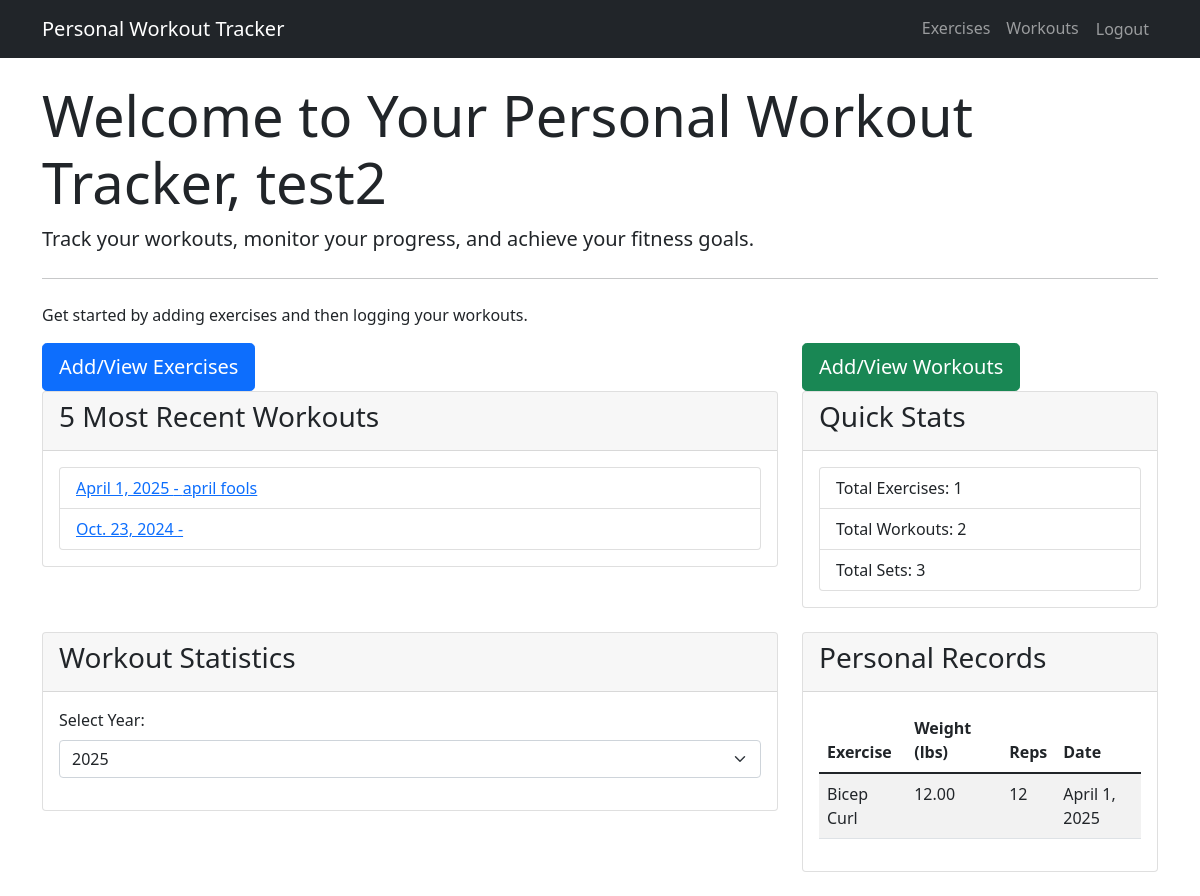
The page /project/ (signed in) on the database its author committed.
### project/models.py (models this page shows, shortened)
class WorkoutSession(models.Model):
    user = models.ForeignKey(User, on_delete=models.CASCADE)  # Changed from Profile to User
    date = models.DateField()  # When the workout was performed
    notes = models.TextField(blank=True, null=True)  # Optional notes about the workout session

class Exercise(models.Model):
    name = models.CharField(max_length=100)  # Name of the exercise (e.g., "Bench Press", "Squats")
    muscle_group = models.CharField(max_length=50)  # Primary muscle group targeted (e.g., "Chest", "Legs")
    equipment = models.CharField(max_length=50)  # Equipment needed (e.g., "Dumbbell", "Barbell", "Bodyweight")
    user = models.ForeignKey(User, on_delete=models.CASCADE, null=True, blank=True)

class Set(models.Model):
    workout_entry = models.ForeignKey(WorkoutEntry, on_delete=models.CASCADE, related_name='sets')
    reps = models.PositiveIntegerField()  # Number of repetitions for this set
    set_number = models.PositiveIntegerField()  # Which set number this is (1st, 2nd, etc.)
    weight = models.DecimalField(max_digits=5, decimal_places=2, null=True, blank=True)  # Weight used in pounds for this set
    class Meta:
        ordering = ['set_number']  # Order sets by set number

### project/views.py (the view)
# urls.py: path('', views.HomeView.as_view(), name='home'),
class HomeView(TemplateView):
    template_name = 'project/home.html'
    def get_context_data(self, **kwargs):
        context = super().get_context_data(**kwargs)
        user = self.request.user
        if self.request.POST:
            context['workout_entry_formset'] = WorkoutEntryFormSet(
                self.request.POST,
                prefix='entries'
            )
            for i, form in enumerate(context['workout_entry_formset']):
                form.prefix = f'entries-{i}'
                form.set_formset = SetFormSet(
                    self.request.POST,
                    instance=form.instance,
                    prefix=f'sets-{i}'
                )
        else:
            context['workout_entry_formset'] = WorkoutEntryFormSet(
                prefix='entries'
            )
            for i, form in enumerate(context['workout_entry_formset']):
                form.prefix = f'entries-{i}'
                form.set_formset = SetFormSet(
                    instance=form.instance,
                    prefix=f'sets-{i}'
                )
        if user.is_authenticated:
            context['recent_workouts'] = WorkoutSession.objects.filter(user=user).order_by('-date')[:5]
            personal_records = {}
            exercises = Exercise.objects.filter(user=user)
            for exercise in exercises:
                sets = Set.objects.filter(
                    workout_entry__session__user=user,
                    workout_entry__exercise=exercise
                ).order_by('-weight', '-reps')
                if sets.exists():
                    best_set = sets.first()
                    personal_records[exercise] = {
                        'weight': best_set.weight,
                        'reps': best_set.reps,
                        'date': best_set.workout_entry.session.date
                    }
            context['personal_records'] = personal_records
            workouts = WorkoutSession.objects.filter(user=user)
            years = sorted(set(workout.date.year for workout in workouts), reverse=True)
            context['workout_years'] = years
            workout_stats = {}
            for year in years:
                monthly_stats = [0] * 12  # Initialize list for 12 months
                year_workouts = workouts.filter(date__year=year)
                for workout in year_workouts:
                    month_index = workout.date.month - 1  # Convert to 0-based index
                    monthly_stats[month_index] += 1
                workout_stats[str(year)] = monthly_stats  # Convert year to string for JSON serialization
            context['workout_stats'] = workout_stats
            context['total_exercises'] = Exercise.objects.filter(user=user).count()
            context['total_workouts'] = WorkoutSession.objects.filter(user=user).count()
            context['total_sets'] = Set.objects.filter(workout_entry__session__user=user).count()
        return context

### project/templates/project/home.html (shortened to what this page needs)
{% extends 'project/base.html' %}
{% block content %}
<div class="jumbotron">
    {% if user.is_authenticated %}
        <h1 class="display-4">
            Welcome to Your Personal Workout Tracker, {{ user.first_name|default:user.username }}
        </h1>
    {% endif %}
    <p class="lead">Track your workouts, monitor your progress, and achieve your fitness goals.</p>
    <hr class="my-4">
    {% if user.is_authenticated %}
        <p>Get started by adding exercises and then logging your workouts.</p>
        <div class="row">
            <div class="col-md-8">
                <a href="{% url 'project:exercise_list' %}" class="btn btn-primary btn-lg">Add/View Exercises</a>
            </div>
            <div class="col-md-4">
                <a href="{% url 'project:workout_session_list' %}" class="btn btn-success btn-lg">Add/View Workouts</a>
            </div>
        </div>
    {% endif %}
</div>
<div class="row">
    <div class="col-md-8">
        <div class="card mb-4">
            <div class="card-header">
                <h3>5 Most Recent Workouts</h3>
            </div>
            <div class="card-body">
                {% if recent_workouts %}
                    <ul class="list-group">
                        {% for workout in recent_workouts %}
                        <li class="list-group-item">
                            <a href="{% url 'project:workout_session_detail' workout.pk %}">
                                {{ workout.date }} - {{ workout.notes|truncatechars:50 }}
                            </a>
                        </li>
                        {% endfor %}
                    </ul>
                {% else %}
                    <p>No recent workouts found. Start tracking your workouts today!</p>
                {% endif %}
            </div>
        </div>
    </div>
    <div class="col-md-4">
        <div class="card mb-4">
            <div class="card-header">
                <h3>Quick Stats</h3>
            </div>
            <div class="card-body">
                <ul class="list-group">
                    <li class="list-group-item">
                        Total Exercises: {{ total_exercises }}
                    </li>
                    <li class="list-group-item">
                        Total Workouts: {{ total_workouts }}
                    </li>
                    <li class="list-group-item">
                        Total Sets: {{ total_sets }}
                    </li>
                </ul>
            </div>
        </div>
    </div>
</div>
<div class="row">
    <div class="col-md-8">
        <div class="card mb-4">
            <div class="card-header">
                <h3>Workout Statistics</h3>
            </div>
            <div class="card-body">
                {% if workout_years %}
                    <div class="mb-3">
                        <label for="yearSelect" class="form-label">Select Year:</label>
                        <select class="form-select" id="yearSelect">
                            {% for year in workout_years %}
                                <option value="{{ year }}">{{ year }}</option>
                            {% endfor %}
                        </select>
                    </div>
                {% else %}
                    <p>No workout data available yet. Start tracking your workouts to see statistics!</p>
                {% endif %}
            </div>
        </div>
    </div>
    <div class="col-md-4">
        <div class="card mb-4">
            <div class="card-header">
                <h3>Personal Records</h3>
            </div>
            <div class="card-body">
                {% if personal_records %}
                    <div class="table-responsive">
                        <table class="table table-striped">
                            <thead>
                                <tr>
                                    <th>Exercise</th>
                                    <th>Weight (lbs)</th>
                                    <th>Reps</th>
                                    <th>Date</th>
                                </tr>
                            </thead>
                            <tbody>
                                {% for exercise, record in personal_records.items %}
                                <tr>
                                    <td>{{ exercise.name }}</td>
                                    <td>{{ record.weight }}</td>
                                    <td>{{ record.reps }}</td>
                                    <td>{{ record.date }}</td>
                                </tr>
                                {% endfor %}
                            </tbody>
                        </table>
                    </div>
                {% else %}
                    <p>No personal records yet. Start tracking your workouts to set some PRs!</p>
                {% endif %}
            </div>
        </div>
    </div>
</div>
{% endblock %}

### rows shown on the page
WorkoutSession: date "April 1, 2025", notes "april fools"
WorkoutSession: date "Oct. 23, 2024"
Exercise: name "Bicep Curl", weight "12.00", reps "12", date "April 1, 2025"

### other values the page prints
{{ user.first_name|default:user.username }} "test2"
{{ total_exercises }} "1"
{{ total_workouts }} "2"
{{ total_sets }} "3"
form field value "2025"
